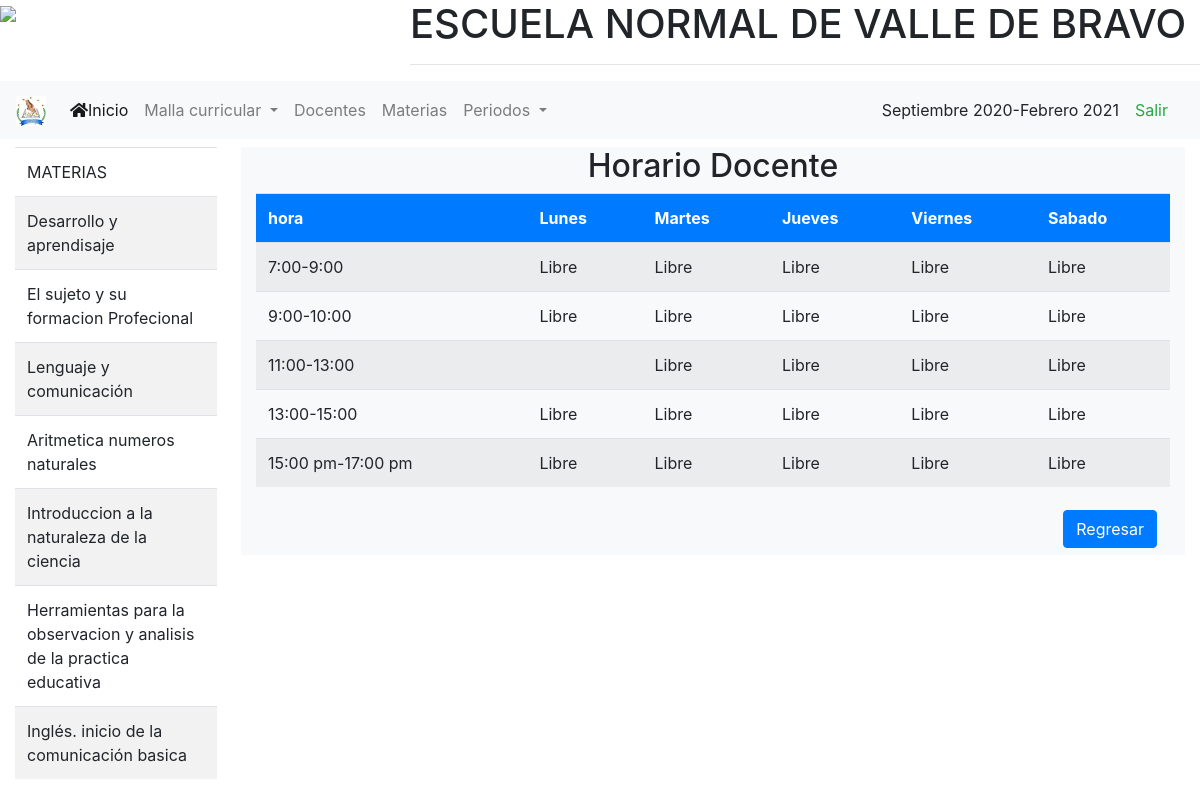
The page /view_horarioDocente.php (signed in) on the database as committed earlier.
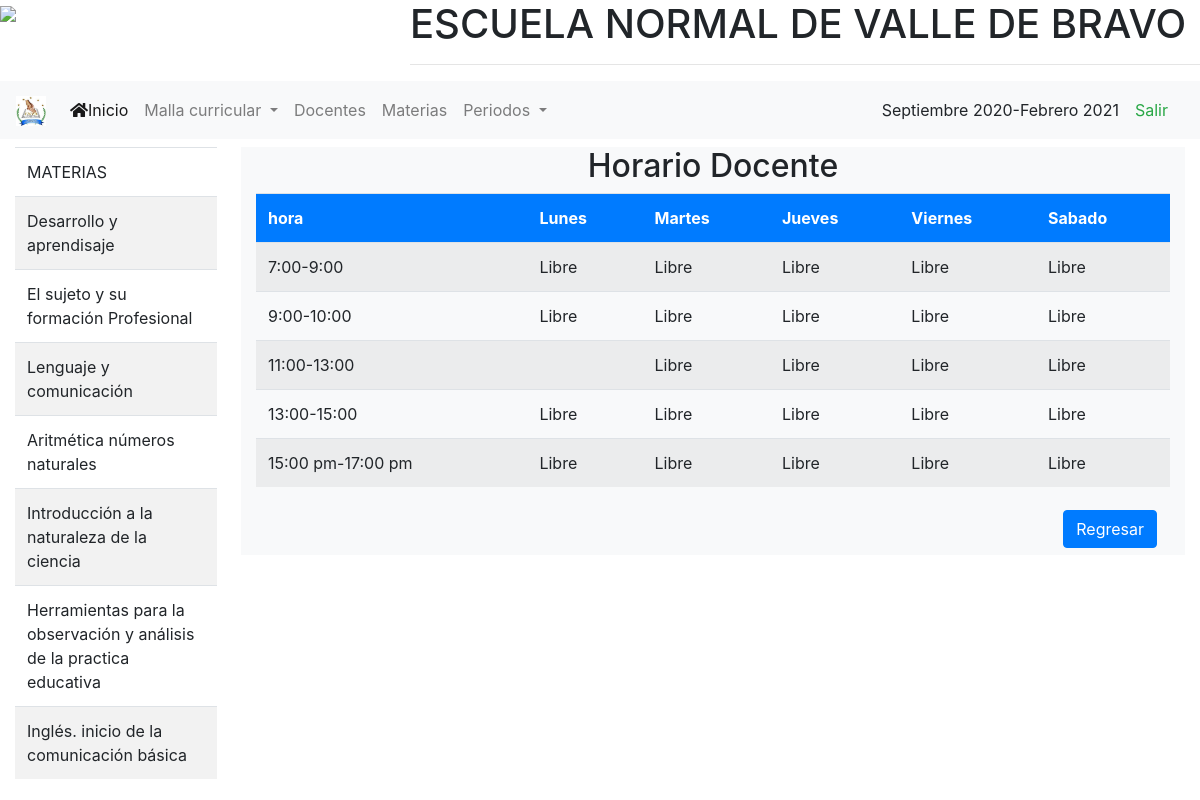
The same page on the database as committed later.
### tables this page shows
CREATE TABLE `materias` (
  `id_materia` int(11) NOT NULL,
  `nom_materia` varchar(120) DEFAULT NULL,
  `tot_horas` int(11) DEFAULT NULL,
  `id_semestre` int(11) DEFAULT NULL,
  `id_carrera` int(11) DEFAULT NULL
);

### view_horarioDocente.php (the view, shortened to what this page needs)
 ?><!DOCTYPE html>
<html lang="en">
	<head>
		<link rel="stylesheet" href="css/bootstrap.min.css">
		<link rel="stylesheet" href="css/bootstrap-reboot.css">
		<link rel="stylesheet" href="css/all.css">
		<link rel="stylesheet" href="css/style.css">
 <link rel="stylesheet" type="text/css" href="css/Estilos_horarios.css">
	</head>
	<body onload="REDIPS.drag.init()">
		 	<?php
		 include ('header.php');
		?>
		<div class="container-fluid mt-2" >
			<div class="col-12" >
				<div class="row" id="redips-drag">
					<div class="col-sm-2 pr-2">
						<div class="row">
									<?php
								include 'conexion.php';
								 ?>
								 <table class="table table-striped table-hover ">
								 	<thead >
								 		<tr>
								 			<td>MATERIAS</td>
								 		</tr>
								 	</thead>
								 	<tbody>
								 		<?php
								 		$consulta="SELECT materias.nom_materia AS nombre FROM materias,semestres,carreras WHERE materias.id_carrera=carreras.id_carrera AND materias.id_semestre=semestres.id_semestre AND carreras.id_carrera=31 AND semestres.id_semestre=11;";
								 		$con=mysqli_query($sql,$consulta);
								 		 ?>
											<?php
											foreach ($con as $key => $row):?>
										<div>
											<tr >
												<td  >
													<div  class="redips-drag " style="border: 0px;">
													<?php echo $row['nombre']; ?>
													</div>
												</td>
											</tr>
										</div>
											<?php endforeach; ?>
								 	</tbody>
								 </table>
						</div>
					</div>
					<div id="contenido" class="col-10  ">
						<div class="row bg-light ml-3">
							<div class="container col-12">
									<div >
										<div class="text-center">
											<h2>Horario Docente</h2>
										</div>
										<table class="table table-striped table-hover" id="table2" >
											<thead class="" style="background-color: #007bff; color:white; font-weight: bold; ">
												<tr >
												<td>hora</td>
												<td>Lunes</td>
												<td>Martes</td>
												<td>Jueves</td>
												<td>Viernes</td>
												<td>Sabado</td>
												</tr>
											</thead>
											<tbody >
												<tr>
													<td>7:00-9:00</td>
													<td>Libre</td>
													<td>Libre</td>
													<td>Libre</td>
													<td>Libre</td>
													<td >Libre</td>
												</tr>
												<tr>
													<td >9:00-10:00</td>
													<td>
														<div >
														Libre
														</div>
													</td>
													<td>Libre</td>
													<td>Libre</td>
													<td>Libre</td>
													<td>Libre</td>
												</tr>
												<tr>
													<td>11:00-13:00</td>
													<td></td>
													<td>Libre</td>
													<td>Libre</td>
													<td>Libre</td>
													<td>Libre</td>
												</tr>
												<tr>
													<td>13:00-15:00</td>
													<td>Libre</td>
													<td>Libre</td>
													<td>Libre</td>
													<td>Libre</td>
													<td>Libre</td>
												</tr>
												<tr>
													<td>15:00 pm-17:00 pm</td>
													<td >Libre</td>
													<td>Libre</td>
													<td>Libre</td>
													<td>Libre</td>
													<td>Libre</td>
												</tr>
											</tbody>
										</table>
										<div class="text-right">
											<button class="btn">
												<a class="btn btn-primary"href="view_dicenarHorario.php">Regresar</a>
											</button>
										</div>
									</div>
							</div>
						</div>
					</div>
				</div>
			</div>
		</div>
	</body>
</html>

### header.php (shortened to what this page needs)
<?php
  if ($_SESSION["idperiodo"]=="") {
    $per="";
    $per= "Septiembre 2020-Febrero 2021";
  }
?>
<!DOCTYPE html>
<html lang="en">
  <head>
    <link rel="stylesheet" href="css/bootstrap.min.css">
    <link rel="stylesheet" href="css/bootstrap-reboot.css">
    <link rel="stylesheet" href="css/all.css">
    <link rel="stylesheet" type="text/css" href="css/Estilos_horarios.css">
  </head>
  <div class="row ">
    <div class="col-12">
      <div class="row">
        <div class="col-4">
          <img src="img/logo.png">
        </div>
        <div class="col-8">
          <h1>ESCUELA NORMAL DE VALLE DE BRAVO</h1>
          <hr>
        </div>
      </div>
    </div>
  </div>
  <nav class="navbar navbar-expand-lg navbar-light bg-light ">
    <a class="navbar-brand" href="home.php"><img id=""src="img/indice.jpg " width="30px" height="30px" class="" ></a>
    <div class="collapse navbar-collapse" id="navbarSupportedContent">
      <ul class="navbar-nav mr-auto">
        <li class="nav-item active">
          <a class="nav-link" href="home.php"><i class="fas fa-home"></i>Inicio <span class="sr-only">(current)</span></a>
        </li>
        <li class="nav-item dropdown">
          <a class="nav-link dropdown-toggle" id="navbarDropdown " role="button" data-toggle="dropdown" aria_haspopup="true" aria-expanded="false" >
            Malla curricular
          </a>
        </li>
        <li class="nav-item">
          <a class="nav-link" href="view_docentes.php">Docentes</a>
        </li>
        <li class="nav-item">
          <a class="nav-link" href="view_agregarMaterias.php">Materias</a>
        </li>
        <li clas="nav-item dropdown" >
        <a class="nav-link dropdown-toggle" id="navbarDropdown " role="button" data-toggle="dropdown" aria_haspopup="false" aria-expanded="false" >
            Periodos
          </a>
        </li>
        </ul>
        <div class="">
          <a class="" ><?php echo $per; ?></a>
        </div>
    </div>
     <div clas="nav-item ml-4" >
          <a  class="nav-link text-success" href="logout.php">Salir</a>
        </div>
  </nav>
</html>

### css/all.css (style rules this page uses)
.fa, .fas, .far, .fal, .fad, .fab { -webkit-font-smoothing: antialiased; display: inline-block; font-style: normal; font-variant: normal; text-rendering: auto; line-height: 1; }
.fa-home:before { content: "\f015"; }
.fa, .fas { font-family: 'Font Awesome 5 Free'; font-weight: 900; }

### css/style.css (style rules this page uses)
.redips-drag { border-style: none; cursor: move; margin: 0px; border-collapse: collapse; }
#redips-drag { border-style: none; border: 0px }

Rows that differ between the two databases and show on the page:
changed materias: nom_materia "El sujeto y su formacion Profecional" → "El sujeto y su formación Profesional"
changed materias: nom_materia "Aritmetica numeros naturales" → "Aritmética números naturales"
changed materias: nom_materia "Introduccion a la naturaleza de la ciencia" → "Introducción a la naturaleza de la ciencia"
changed materias: nom_materia "Herramientas para la observacion y analisis de la practica educativa" → "Herramientas para la observación y análisis de la practica educativa"
changed materias: nom_materia "Inglés. inicio de la comunicación basica" → "Inglés. inicio de la comunicación básica"
